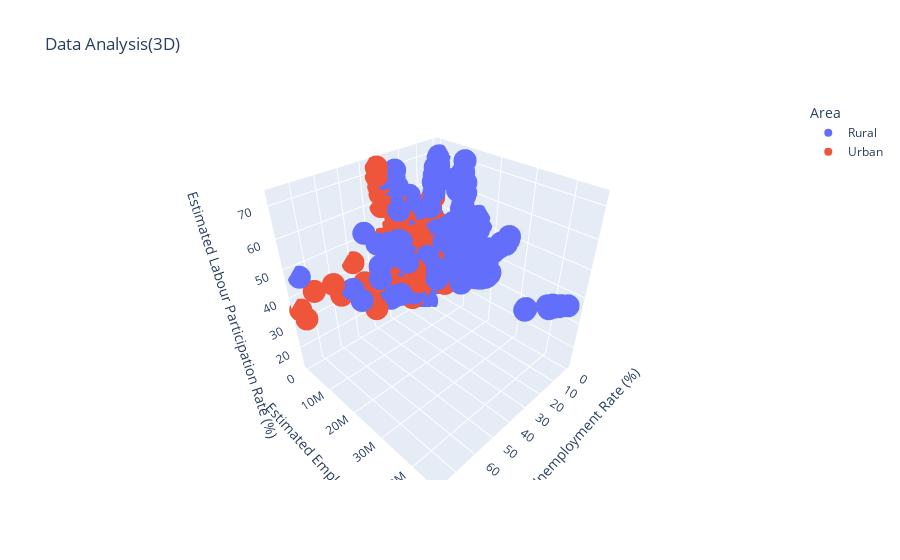

Notebook code cell kept with this figure:
### Code cell
import plotly.express as px
px.scatter_3d(df, x = ' Estimated Unemployment Rate (%)', y = ' Estimated Employed', z = ' Estimated Labour Participation Rate (%)', color = df['Area'], title="Data Analysis(3D)")

### Figure 1 — Plotly figure (JSON) as saved in the notebook; plotly's stock layout.template omitted (floating-point values rounded to 4 significant figures; data arrays with more than 128 entries replaced by an {"elided": "..."} marker saying what was removed)
{"data": [{"hovertemplate": "Area=Rural<br> Estimated Unemployment Rate (%)=%{x}<br> Estimated Employed=%{y}<br> Estimated Labour Participation Rate (%)=%{z}<extra></extra>", "legendgroup": "Rural", "marker": {"color": "#636efa", "symbol": "circle"}, "mode": "markers", "name": "Rural", "scene": "scene", "showlegend": true, "type": "scatter3d", "x": {"elided": "359 float values"}, "y": {"elided": "359 int values"}, "z": {"elided": "359 float values"}}, {"hovertemplate": "Area=Urban<br> Estimated Unemployment Rate (%)=%{x}<br> Estimated Employed=%{y}<br> Estimated Labour Participation Rate (%)=%{z}<extra></extra>", "legendgroup": "Urban", "marker": {"color": "#EF553B", "symbol": "circle"}, "mode": "markers", "name": "Urban", "scene": "scene", "showlegend": true, "type": "scatter3d", "x": {"elided": "381 float values"}, "y": {"elided": "381 int values"}, "z": {"elided": "381 float values"}}], "layout": {"legend": {"title": {"text": "Area"}, "tracegroupgap": 0}, "scene": {"domain": {"x": [0, 1], "y": [0, 1]}, "xaxis": {"title": {"text": " Estimated Unemployment Rate (%)"}}, "yaxis": {"title": {"text": " Estimated Employed"}}, "zaxis": {"title": {"text": " Estimated Labour Participation Rate (%)"}}}, "title": {"text": "Data Analysis(3D)"}}}
